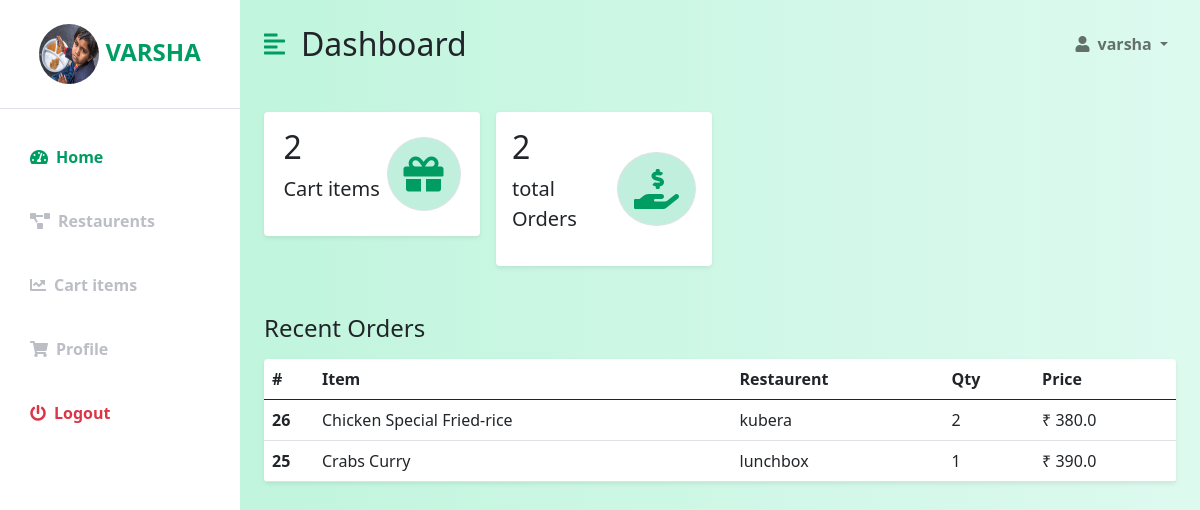
Page /restaurent/user_dashboard/ (signed in) on the committed database.
### food_app/models.py (models this page shows)
class Userdeatils(models.Model):
    user=models.ForeignKey(User,on_delete=models.CASCADE,null=True)
    phone=models.IntegerField(null=True)
    image=models.ImageField(upload_to='images/',null=True)

### restarent_app/models.py (models this page shows, shortened)
class OredrModel(models.Model):
    usr = models.ForeignKey(User, on_delete=models.CASCADE, null=True)
    oid= models.CharField(max_length=50, null=False,default=True)
    rname= models.CharField(max_length=50, null=False,default=True)
    dname= models.CharField(max_length=50, null=False,default=True)
    dcat= models.CharField(max_length=50, null=False,default=True)
    dtype= models.CharField(max_length=50, null=False,default=True)
    dprice= models.CharField(max_length=50, null=False,default=True)
    quantity = models.IntegerField(null=True, default=1)
    mobile = models.IntegerField(null=True, )
    fullname = models.CharField(max_length=50, null=False)
    address1 = models.CharField(max_length=50, null=False)
    payment_status = models.CharField(max_length=500, default='Not Done')
    amount = models.FloatField(null=True)
    order_status = models.CharField(max_length=50, null=True, )
    created_at=models.DateTimeField(auto_now_add=True,null=True)

### restarent_app/views.py (the view)
# urls.py: path('user_dashboard/', views.restaurent_dashboard, name='user_dashboard'),
def restaurent_dashboard(request):
        restaurent=RestaurentModel.objects.filter(rest_name=request.user)
        data=OredrModel.objects.filter(usr=request.user).order_by('-created_at')
        count = OredrModel.objects.filter(usr=request.user).count()
        res=Userdeatils.objects.filter(user=request.user)
        return render(request, 'restaurent/user_dashboard.html',
                      {'data':data,'res':res,'count':count,'model':restaurent  })

### templates/restaurent/user_dashboard.html (shortened to what this page needs)
<!DOCTYPE html>
{% load static %}
<html lang="en">
<head>
    <link href="https://cdn.jsdelivr.net/npm/bootstrap@5.0.0-beta3/dist/css/bootstrap.min.css" rel="stylesheet" />
    <link rel="stylesheet" href="https://cdnjs.cloudflare.com/ajax/libs/font-awesome/5.15.3/css/all.min.css" />
    <link rel="stylesheet" href="{% static 'css/dashboard.css' %}" />
</head>
<body>
{% if data %}
    <div class="d-flex" id="wrapper">
        <div class="bg-white" id="sidebar-wrapper">
            <div class="sidebar-heading text-center py-4 primary-text fs-4 fw-bold text-uppercase border-bottom"><span >{% for res in res %}<img style="border-radius: 0.9cm" src="{{ res.image.url  }}" alt="" width="60px" height="60px">{% endfor %}</span> {{ request.user.username }}</div>
            <div class="list-group list-group-flush my-3">
                <a href="{% url 'index' %}" class="list-group-item list-group-item-action bg-transparent second-text active"><i
                        class="fas fa-tachometer-alt me-2"></i>Home</a>
                <a href="{% url 'restaurents' %}" class="list-group-item list-group-item-action bg-transparent second-text fw-bold"><i
                        class="fas fa-project-diagram me-2"></i>Restaurents</a>
                <a href="{% url 'view_cart' %}" class="list-group-item list-group-item-action bg-transparent second-text fw-bold"><i
                        class="fas fa-chart-line me-2"></i>Cart items</a>
                <a href="{% url 'profile' %}" class="list-group-item list-group-item-action bg-transparent second-text fw-bold"><i
                        class="fas fa-shopping-cart me-2"></i>Profile</a>
                <a href="{% url 'logout' %}" class="list-group-item list-group-item-action bg-transparent text-danger fw-bold"><i
                        class="fas fa-power-off me-2"></i>Logout</a>
            </div>
        </div>
        <div id="page-content-wrapper">
            <nav class="navbar navbar-expand-lg navbar-light bg-transparent py-4 px-4">
                <div class="d-flex align-items-center">
                    <i class="fas fa-align-left primary-text fs-4 me-3" id="menu-toggle"></i>
                    <h2 class="fs-2 m-0">Dashboard</h2>
                </div>
                <div class="collapse navbar-collapse" id="navbarSupportedContent">
                    <ul class="navbar-nav ms-auto mb-2 mb-lg-0">
                        <li class="nav-item dropdown">
                            <a class="nav-link dropdown-toggle second-text fw-bold" href="#" id="navbarDropdown"
                                role="button" data-bs-toggle="dropdown" aria-expanded="false">
                                <i class="fas fa-user me-2"></i>{{ request.user }}
                            </a>
                        </li>
                    </ul>
                </div>
            </nav>
            <div class="container-fluid px-4">
                <div class="row g-3 my-2">
                    <div class="col-md-3">
                        <div class="p-3 bg-white shadow-sm d-flex justify-content-around align-items-center rounded">
                            <div>
                                <h3 class="fs-2">{{ request.user.addtocartmodel_set.count }}</h3>
                                <p class="fs-5">Cart items</p>
                            </div>
                            <i class="fas fa-gift fs-1 primary-text border rounded-full secondary-bg p-3"></i>
                        </div>
                    </div>
                    <div class="col-md-3">
                        <div class="p-3 bg-white shadow-sm d-flex justify-content-around align-items-center rounded">
                            <div>
                                <h3 class="fs-2">{{ count }}</h3>
                                <p class="fs-5">total Orders</p>
                            </div>
                            <i
                                class="fas fa-hand-holding-usd fs-1 primary-text border rounded-full secondary-bg p-3"></i>
                        </div>
                    </div>
                </div>
                <div class="row my-5">
                    <h3 class="fs-4 mb-3">Recent Orders</h3>
                    <div class="col">
                        <table class="table bg-white rounded shadow-sm  table-hover">
                            <thead>
                                <tr>
                                    <th scope="col" width="50">#</th>
                                    <th scope="col">Item</th>
                                    <th scope="col">Restaurent</th>
                                    <th scope="col">Qty</th>
                                    <th scope="col">Price</th>
                                </tr>
                            </thead>
                            <tbody>
                            {% for res in data %}
                                <tr>
                                    <th scope="row">{{ res.id }}</th>
                                    <td>{{ res.dname }}</td>
                                    <td>{{ res.rname }}</td>
                                    <td>{{ res.quantity }}</td>
                                    <td> &#8377; {{ res.amount }} </td>
                                </tr>
                            {% endfor %}
                            </tbody>
                        </table>
                    </div>
                </div>
            </div>
        </div>
    </div>
{% endif %}
</body>
</html>

### food_app/static/css/dashboard.css (style rules this page uses)
:root { --main-bg-color: #009d63; --main-text-color: #009d63; --second-text-color: #bbbec5; --second-bg-color: #c1efde; }
.primary-text { color: var(--main-text-color); }
.second-text { color: var(--second-text-color); }
.secondary-bg { background-color: var(--second-bg-color); }
.rounded-full { border-radius: 100%; }
#wrapper { overflow-x: hidden; background-image: linear-gradient( to right, #baf3d7, #c2f5de, #cbf7e4, #d4f8ea, #ddfaef ); }
#sidebar-wrapper { min-height: 100vh; margin-left: -15rem; -webkit-transition: margin 0.25s ease-out; -moz-transition: margin 0.25s ease-out; -o-transition: margin 0.25s ease-out; transition: margin 0.25s ease-out; }
#sidebar-wrapper .sidebar-heading { padding: 0.875rem 1.25rem; font-size: 1.2rem; }
#sidebar-wrapper .list-group { width: 15rem; }
#page-content-wrapper { min-width: 100vw; }
#menu-toggle { cursor: pointer; }
.list-group-item { border: none; padding: 20px 30px; }
.list-group-item.active { background-color: transparent; color: var(--main-text-color); font-weight: bold; border: none; }
@media (min-width: 768px) { #sidebar-wrapper { margin-left: 0; } }
@media (min-width: 768px) { #page-content-wrapper { min-width: 0; width: 100%; } }

### rows in the picture
Userdeatils: image (picture)
OredrModel: id "26", dname "Chicken Special Fried-rice", rname "kubera", quantity "2", amount "380.0"
OredrModel: id "25", dname "Crabs Curry", rname "lunchbox", quantity "1", amount "390.0"

### other values in the picture
{{ request.user.username }} "VARSHA"
{{ request.user }} "varsha"
{{ request.user.addtocartmodel_set.count }} "2"
{{ count }} "2"
